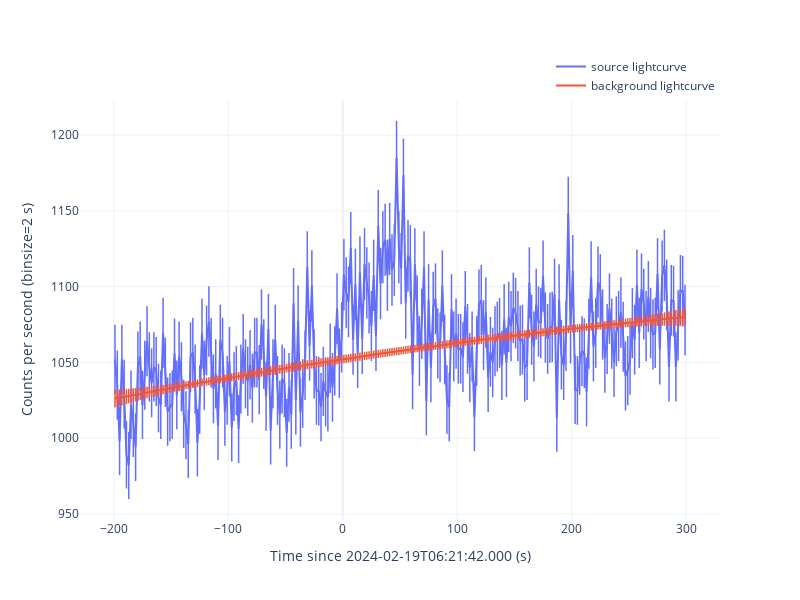
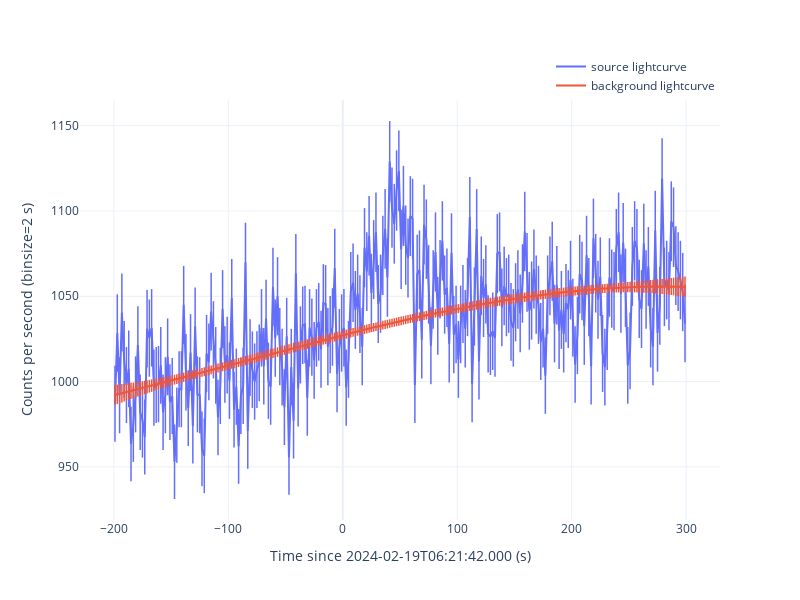
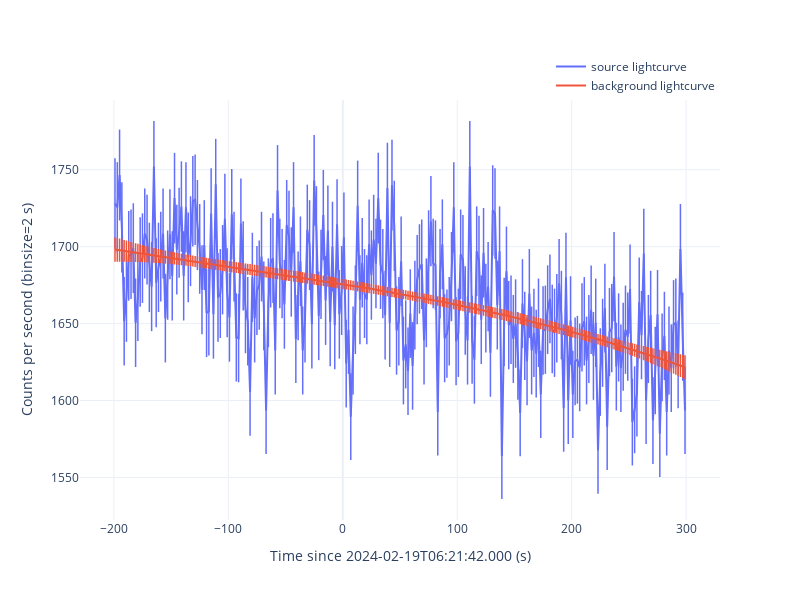

The code cell stored with these charts, in order, in its notebook:
### Code cell
for det in ['n9', 'na', 'b1']:
    gbm_tte = gbmTTE(gbm_rtv.rtv_res['tte'][det])
    gbm_tte.timezero = fermi_met
    gbm_tte.filter_time([-200, 300])
    if det[0] == 'n':
        gbm_tte.filter_energy([8, 900])
    else:
        gbm_tte.filter_energy([300, 38000])

    print(msg_format(f'extract light curve for {det}'))
    
    gbm_tte.lc_binsize = 2
    gbm_tte.extract_curve(savepath=f'./{det}/curve', show=True)

### Figure 1 — Plotly figure (JSON) as saved in the notebook; plotly's stock layout.template omitted (floating-point values rounded to 4 significant figures; data arrays with more than 128 entries replaced by an {"elided": "..."} marker saying what was removed)
{"data": [{"error_y": {"array": {"elided": "250 float values"}, "thickness": 1.5, "type": "data", "width": 0}, "marker": {"size": 0, "symbol": "cross-thin"}, "mode": "lines+markers", "name": "source lightcurve", "showlegend": true, "type": "scatter", "x": {"elided": "250 int values"}, "y": {"elided": "250 float values"}}, {"error_y": {"array": {"elided": "250 float values"}, "thickness": 1.5, "type": "data", "width": 0}, "marker": {"size": 0, "symbol": "cross-thin"}, "mode": "lines+markers", "name": "background lightcurve", "showlegend": true, "type": "scatter", "x": {"elided": "250 int values"}, "y": {"elided": "250 float values"}}], "layout": {"height": 600, "legend": {"x": 1, "xanchor": "right", "y": 1, "yanchor": "bottom"}, "width": 800, "xaxis": {"title": {"text": "Time since 2024-02-19T06:21:42.000 (s)"}}, "yaxis": {"title": {"text": "Counts per second (binsize=2 s)"}}}}

### Figure 2 — Plotly figure (JSON) as saved in the notebook; plotly's stock layout.template omitted (floating-point values rounded to 4 significant figures; data arrays with more than 128 entries replaced by an {"elided": "..."} marker saying what was removed)
{"data": [{"error_y": {"array": {"elided": "250 float values"}, "thickness": 1.5, "type": "data", "width": 0}, "marker": {"size": 0, "symbol": "cross-thin"}, "mode": "lines+markers", "name": "source lightcurve", "showlegend": true, "type": "scatter", "x": {"elided": "250 int values"}, "y": {"elided": "250 float values"}}, {"error_y": {"array": {"elided": "250 float values"}, "thickness": 1.5, "type": "data", "width": 0}, "marker": {"size": 0, "symbol": "cross-thin"}, "mode": "lines+markers", "name": "background lightcurve", "showlegend": true, "type": "scatter", "x": {"elided": "250 int values"}, "y": {"elided": "250 float values"}}], "layout": {"height": 600, "legend": {"x": 1, "xanchor": "right", "y": 1, "yanchor": "bottom"}, "width": 800, "xaxis": {"title": {"text": "Time since 2024-02-19T06:21:42.000 (s)"}}, "yaxis": {"title": {"text": "Counts per second (binsize=2 s)"}}}}

### Figure 3 — Plotly figure (JSON) as saved in the notebook; plotly's stock layout.template omitted (floating-point values rounded to 4 significant figures; data arrays with more than 128 entries replaced by an {"elided": "..."} marker saying what was removed)
{"data": [{"error_y": {"array": {"elided": "250 float values"}, "thickness": 1.5, "type": "data", "width": 0}, "marker": {"size": 0, "symbol": "cross-thin"}, "mode": "lines+markers", "name": "source lightcurve", "showlegend": true, "type": "scatter", "x": {"elided": "250 int values"}, "y": {"elided": "250 float values"}}, {"error_y": {"array": {"elided": "250 float values"}, "thickness": 1.5, "type": "data", "width": 0}, "marker": {"size": 0, "symbol": "cross-thin"}, "mode": "lines+markers", "name": "background lightcurve", "showlegend": true, "type": "scatter", "x": {"elided": "250 int values"}, "y": {"elided": "250 float values"}}], "layout": {"height": 600, "legend": {"x": 1, "xanchor": "right", "y": 1, "yanchor": "bottom"}, "width": 800, "xaxis": {"title": {"text": "Time since 2024-02-19T06:21:42.000 (s)"}}, "yaxis": {"title": {"text": "Counts per second (binsize=2 s)"}}}}
